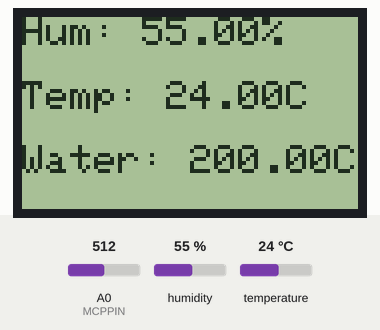
Simulated run of this sketch. Board: Arduino Uno, built with avr-gcc and run on an emulated ATmega328P. Shown: 84×48 one-colour display. Wiring (inferred from the names in the program): DHT22 sensor: data pin 8. Inputs (shaded band) come from the test bench; at power-on: A0 (MCPPIN) = 512, humidity 55 %, temperature 24 °C.

Above: at 3.3 s.
3.4 s: A0 (MCPPIN) set to 110
At 5.8 s:
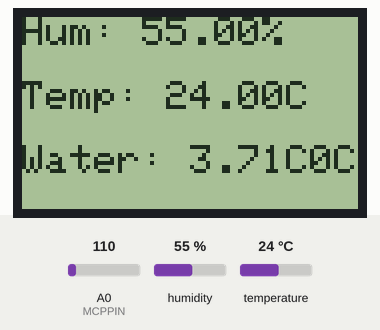
6.5 s: A0 (MCPPIN) set to 94
At 7.5 s:
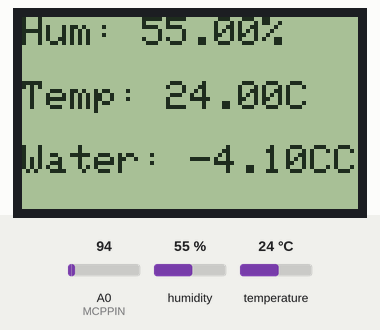
9.6 s: humidity set to 22 %
At 12.1 s:
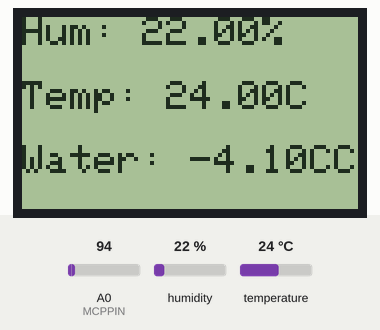
13.3 s: temperature set to 12 °C
At 15.0 s:
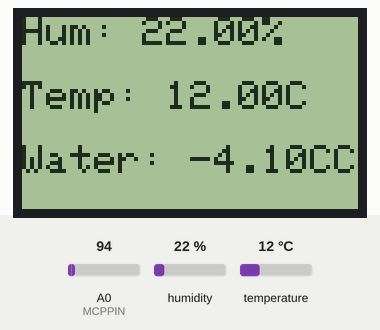
16.4 s: humidity set to 40 %
At 19.6 s:
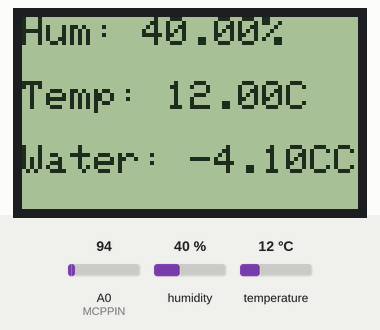
20.2 s: A0 (MCPPIN) set to 122
At 21.3 s:
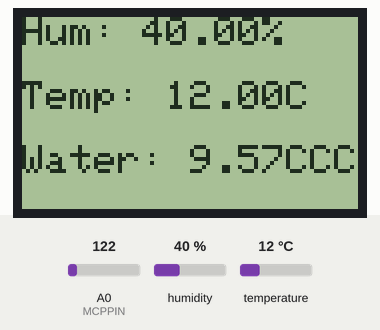
Timing chart, 0 to 23.2 s (numbered marks = the images above; inputs shaded):
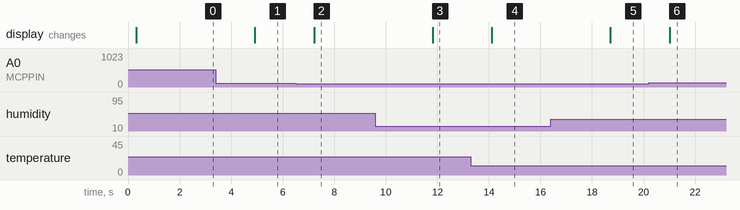

Measured:
- the behaviour switches between 103 and 102 on A0 (MCPPIN) (found by bisection; images 1 and 2)
- after the input at 3.4 s, the display: changes after 1.5 s (image 1)
- after the input at 6.5 s, the display: changes after 0.72 s (image 2)
- after the input at 9.6 s, the display: changes after 2.2 s (image 3)
- after the input at 13.3 s, the display: changes after 0.82 s (image 4)
- after the input at 16.4 s, the display: changes after 2.3 s (image 5)
- after the input at 20.2 s, the display: changes after 0.81 s (image 6)

The sketch:

hydroponics.ino
```cpp
/*
 * Pavel Sadlon
 * 05/2018
 * Source code for FEI STU subject DTV
 * Hydroponics system data gathering by DHT22, MCP9700 sensors
 * and visualisation on display PCD8544
 *
 * *************************************************************
 * PCD8544 CONNECTION
 * ************************************************************
 *
 * CLK   = 3
 * DIN   = 4
 * DC    = 5
 * RESET = 6
 * CE    = 7
 */

#include <DHT.h>;
#include <PCD8544.h>

#define DHTPIN 8     // What pin is DHT22 connected to
#define DHTTYPE DHT22   // DHT 22  (AM2302)
#define MCPPIN A0       // What pin is MCP9700 connected to

DHT dht(DHTPIN, DHTTYPE); // Initialize DHT sensor for normal 16mhz Arduino

static PCD8544 lcd;
float humAir;  // Stores air humidity value
float tempAir; // Stores air temperature value
float tempWater; // Stores water temperature value

void setup()
{
  Serial.begin(9600);
  dht.begin();
  lcd.begin(84, 48);
}

void loop()
{
      humAir = dht.readHumidity(); // Read air humidity
      tempAir = dht.readTemperature(); // Read air temperature

      /* Read water temperature
       * we need to get the real value by mathematic operations based on datasheet */

      tempWater = ((float)analogRead(MCPPIN) * 5 / 1024.0) - 0.5;
      tempWater = tempWater / 0.01;

      //Check if the sensors are reading numeric values
      if (isnan(tempAir) || isnan(humAir)) {
        lcd.print("Failed to read from DHT");
    } else if (isnan(tempWater)) {
        lcd.print("Failed to read from MCP");
    } else {


      //Set cursor position on display and print on display
      lcd.setCursor(0, 0);
      lcd.print("Hum: ");
      lcd.print(humAir);
      lcd.print("%");

      //Set cursor position on display and print on display
      lcd.setCursor(0, 2);
      lcd.print("Temp: ");
      lcd.print(tempAir);
      lcd.print("C");

      //Set cursor position on display and print on display
      lcd.setCursor(0, 4);
      lcd.print("Water: ");
      lcd.print(tempWater);
      lcd.print("C");
    }

    delay(2000);
}
```
